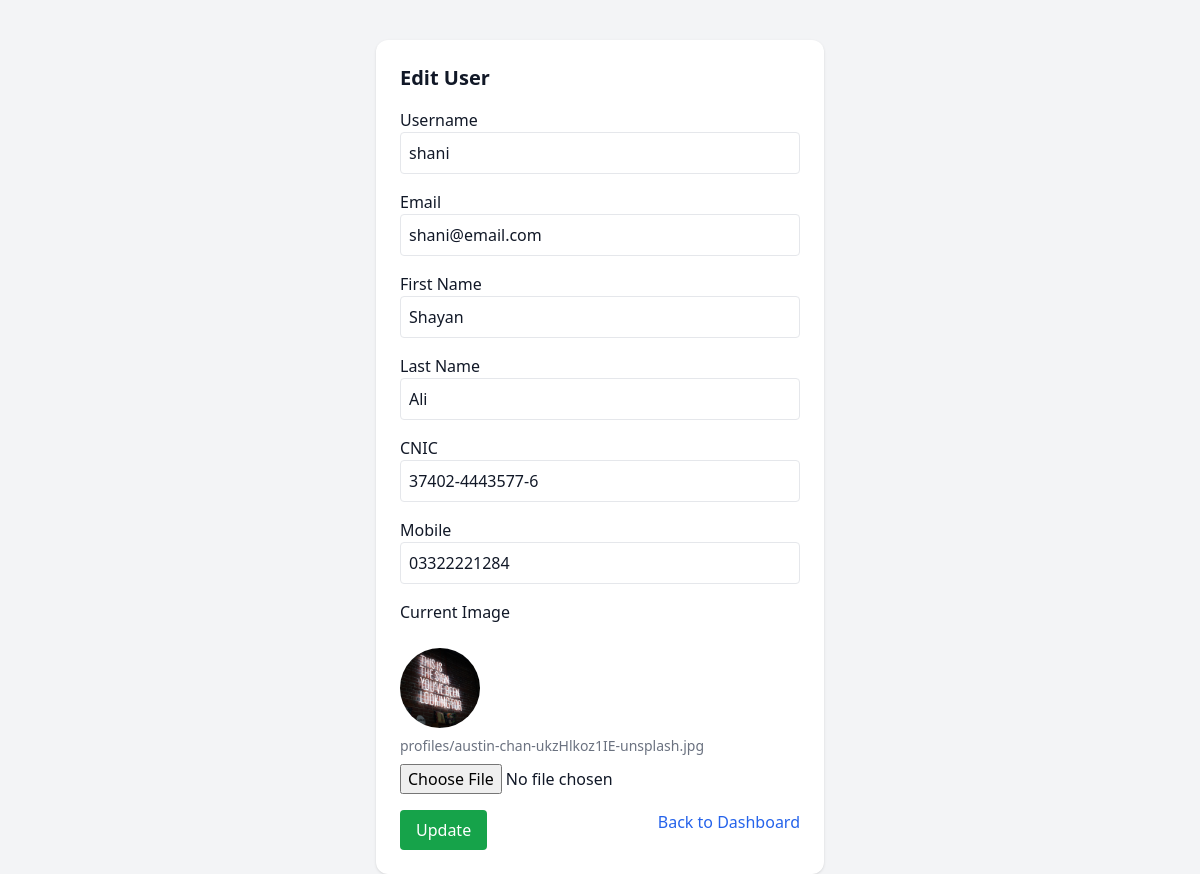
The page /update-user/2/ on the database its author committed.
### user_api/models.py (models this page shows, shortened)
class CustomUser(AbstractUser):
    email = models.EmailField(unique=True)
    cnic = models.CharField(max_length=15, unique=True)
    mobile = models.CharField(max_length=11)
    profile_picture = models.ImageField(upload_to='profiles/', blank=True, null=True)

### user_api/views.py (the view, shortened to what this page needs)
# urls.py: path('update-user/<int:pk>/', views.update_user, name='update-user'),
@csrf_exempt
def update_user(request, pk):
    user = get_object_or_404(CustomUser, pk=pk)
    return render(request, 'edit_user.html', {'user': user})

### user_api/templates/edit_user.html (shortened to what this page needs)
<!DOCTYPE html>
<html lang="en">
<head>
  <script src="https://cdn.tailwindcss.com"></script>
</head>
<body class="bg-gray-100 dark:bg-gray-900 text-gray-900 dark:text-white">
  <div class="max-w-md mx-auto mt-10 p-6 bg-white dark:bg-gray-800 rounded-xl shadow">
    <h1 class="text-xl font-bold mb-4">Edit User</h1>
    <form action="{% url 'update-user' user.id %}" method="POST" enctype="multipart/form-data">
      <div class="mb-4">
        <label class="block">Username</label>
        <input type="text" name="username" value="{{ user.username }}" class="w-full border p-2 rounded dark:bg-gray-700 dark:border-gray-600" required>
      </div>
      <div class="mb-4">
        <label class="block">Email</label>
        <input type="email" name="email" value="{{ user.email }}" class="w-full border p-2 rounded dark:bg-gray-700 dark:border-gray-600" required>
      </div>
      <div class="mb-4">
        <label class="block">First Name</label>
        <input type="text" name="first_name" value="{{ user.first_name }}" class="w-full border p-2 rounded dark:bg-gray-700 dark:border-gray-600">
      </div>
      <div class="mb-4">
        <label class="block">Last Name</label>
        <input type="text" name="last_name" value="{{ user.last_name }}" class="w-full border p-2 rounded dark:bg-gray-700 dark:border-gray-600">
      </div>
      <div class="mb-4">
        <label class="block">CNIC</label>
        <input type="text" name="cnic" value="{{ user.cnic }}" class="w-full border p-2 rounded dark:bg-gray-700 dark:border-gray-600" required>
      </div>
      <div class="mb-4">
        <label class="block">Mobile</label>
        <input type="text" name="mobile_number" value="{{ user.mobile }}" class="w-full border p-2 rounded dark:bg-gray-700 dark:border-gray-600">
      </div>
      <div class="mb-4">
        <label class="block">Current Image</label><br>
        {% if user.profile_picture %}
          <img src="{{ user.profile_picture.url }}" alt="Current Image" class="w-20 h-20 object-cover rounded-full mb-2">
          <p class="text-sm text-gray-500">{{ user.profile_picture.name }}</p>
        {% else %}
          <p class="text-sm text-gray-500 italic">No image uploaded.</p>
        {% endif %}
        <input type="file" name="profile_picture" class="w-full mt-2 dark:bg-gray-700">
      </div>
      <div class="flex justify-between">
        <button type="submit" class="bg-green-600 text-white px-4 py-2 rounded">Update</button>
        <a href="{% url 'dashboard' %}" class="text-blue-600 hover:underline">Back to Dashboard</a>
      </div>
    </form>
  </div>
</body>
</html>

### rows shown on the page
CustomUser: username "shani", email "shani@email.com", first_name "Shayan", last_name "Ali", cnic "37402-4443577-6", mobile_number "03322221284", profile_picture (picture), profile_picture.name "profiles/austin-chan-ukzHlkoz1IE-unsplash.jpg"
